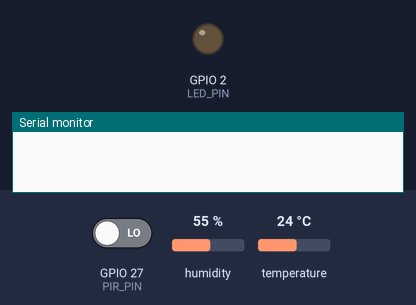
A sketch run on a simulated ESP32. On the bench: output pins drawn as LEDs (lit = HIGH), the last lines printed to the serial monitor. The inputs (shaded band) are chosen by the test bench; at power-on: GPIO 27 (PIR_PIN) LOW, humidity 55 %, temperature 24 °C.

Above: at 0.0 s.
At 0.6 s:
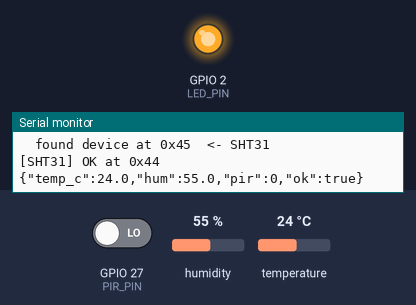
Timing chart, 0 to 2.1 s (numbered marks = the images above):
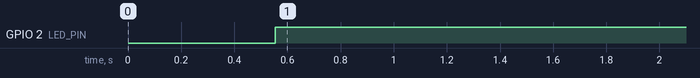

Measured:
- by itself, GPIO 2 (LED_PIN): LOW → HIGH at 0.55 s

The sketch:

esp32_sht31_test.ino
```cpp
// SafeGuard ESP32 SHT31 온습도 테스트 (+ PIR 선택)
// 보드: ESP32 Dev Module / 시리얼 모니터: 115200 baud
// 배선: SHT31 VCC→3V3, GND→GND, SDA→GPIO32, SCL→GPIO33  (보드 왼쪽 핀 열 사용)
//       (선택) PIR  VCC→3V3, GND→GND, OUT→GPIO27
// 라이브러리: 스케치 → 라이브러리 관리 → "Adafruit SHT31" 설치 (Adafruit BusIO 같이 설치됨)
//
// 정상 출력 예: {"temp_c":24.8,"hum":47.3,"pir":0,"ok":true}
// 센서가 안 잡히면 I2C 주소 스캔 결과를 먼저 출력함.

#include <Wire.h>
#include "Adafruit_SHT31.h"

const int SDA_PIN = 32;   // 왼쪽 핀 열
const int SCL_PIN = 33;
const int PIR_PIN = 27;   // PIR 안 꽂았으면 그냥 0으로 찍힘
const int LED_PIN = 2;

Adafruit_SHT31 sht31 = Adafruit_SHT31();
uint8_t sht_addr = 0;

void scanI2C() {
  Serial.print("[I2C scan] SDA=GPIO"); Serial.print(SDA_PIN);
  Serial.print(", SCL=GPIO"); Serial.println(SCL_PIN);
  int found = 0;
  for (uint8_t a = 1; a < 127; a++) {
    Wire.beginTransmission(a);
    if (Wire.endTransmission() == 0) {
      Serial.print("  found device at 0x");
      if (a < 16) Serial.print("0");
      Serial.print(a, HEX);
      if (a == 0x44 || a == 0x45) Serial.print("  <- SHT31");
      Serial.println();
      found++;
    }
  }
  if (found == 0) Serial.println("  (없음) -> SDA/SCL 바뀜, VCC가 3V3인지, 선 접촉 확인");
}

bool initSHT() {
  if (sht31.begin(0x44)) { sht_addr = 0x44; return true; }
  if (sht31.begin(0x45)) { sht_addr = 0x45; return true; }
  return false;
}

void setup() {
  Serial.begin(115200);
  pinMode(LED_PIN, OUTPUT);
  pinMode(PIR_PIN, INPUT_PULLDOWN);   // PIR은 평소 선을 놓음 → 풀다운 필수
  delay(500);
  Serial.println();
  Serial.println("[SafeGuard] SHT31 test start");
  Wire.begin(SDA_PIN, SCL_PIN);
  scanI2C();
  if (initSHT()) {
    Serial.print("[SHT31] OK at 0x"); Serial.println(sht_addr, HEX);
  } else {
    Serial.println("[SHT31] NOT FOUND - 배선 확인 후 EN(리셋) 버튼");
  }
}

void loop() {
  bool ok = false;
  float t = NAN, h = NAN;
  if (sht_addr == 0) {
    ok = initSHT();           // 나중에 꽂아도 잡히게 재시도
  } else {
    t = sht31.readTemperature();
    h = sht31.readHumidity();
    ok = !isnan(t) && !isnan(h);
  }
  int pir = digitalRead(PIR_PIN);
  digitalWrite(LED_PIN, ok ? HIGH : LOW);

  if (ok) {
    Serial.print("{\"temp_c\":"); Serial.print(t, 1);
    Serial.print(",\"hum\":");    Serial.print(h, 1);
    Serial.print(",\"pir\":");    Serial.print(pir);
    Serial.println(",\"ok\":true}");
  } else {
    Serial.print("{\"temp_c\":null,\"hum\":null,\"pir\":"); Serial.print(pir);
    Serial.println(",\"ok\":false}");
  }
  delay(1000);
}
```
